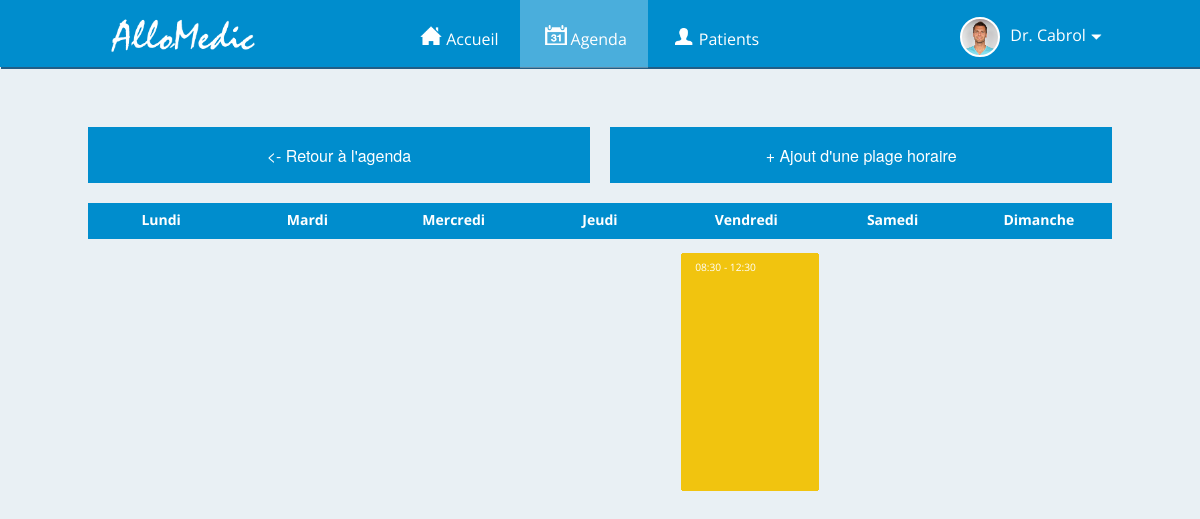
/options.php (signed in), run on the app's committed database.
### tables this page shows
CREATE TABLE `utilisateurs` (
  `id` int(11) NOT NULL AUTO_INCREMENT,
  `type` varchar(5) NOT NULL,
  `nom` varchar(40) NOT NULL,
  `prenom` varchar(40) NOT NULL,
  `sexe` varchar(1) NOT NULL,
  `datenaissance` varchar(10) NOT NULL,
  `tel` varchar(18) NOT NULL,
  `email` varchar(120) NOT NULL,
  `adresse` varchar(256) NOT NULL,
  `motdepasse` varchar(40) NOT NULL,
  `typemed` varchar(256) NOT NULL,
  PRIMARY KEY (`id`)
);

CREATE TABLE `plages` (
  `id` int(11) NOT NULL AUTO_INCREMENT,
  `debut` int(5) NOT NULL,
  `fin` int(5) NOT NULL,
  `jour` varchar(11) NOT NULL,
  `type` varchar(11) NOT NULL,
  `duree` int(3) NOT NULL,
  `idmed` int(11) NOT NULL,
  PRIMARY KEY (`id`)
);

### php/lib.php (the view, shortened to what this page needs)
<?php
	function topp($hd, $dj, $ratio=1.8){
		$hd = mintoh($hd);
		$top=explode(':',$hd);
		$mh=$top[0]*60;
		$min=$mh+$top[1];
		$top=$min-$dj;
		return $top;
	}
	function height($hd, $hf, $ratio=1.8){
		$he= $hf - $hd;
		$he = $he / 60;
		$height = $he * $ratio;
		$height = $height - 2;
		return $height;
	}
	function mintoh($min){
		$h = floor($min / 60);
		$mh = $h * 60;
		$m = $min -$mh;
		if($h<10){$h="0".$h;}
		$heure = $h.":".$m;
		return $heure;
	}
	function afficherPlages($jour,$bdd,$debutj){
		$id=$_SESSION['userid'];
		$heightot = 100;
		$pla = $bdd->query("select * from plages where idmed=$id AND jour='$jour'");
		while($rdvd = $pla->fetch()){
			echo '
			<li class="plage '.$rdvd['type'].'" style="top: '.topp($rdvd['debut'],$debutj,1).'px; height: '.height(($rdvd['debut']*60),($rdvd['fin']*60),1).'px;">
				<span class="heure-rdv">'.mintoh($rdvd['debut']).' - '.mintoh($rdvd['fin']).'</span>
				<div class="modifmenu">
					<button class="modifplage md-trigger" data-modal="modpla" data-hdeb="'.mintoh($rdvd['debut']).'" data-hfin="'.mintoh($rdvd['fin']).'"  data-duree="'.$rdvd['duree'].'" data-type="'.$rdvd['type'].'" data-jour="'.$rdvd['jour'].'" data-id="'.$rdvd['id'].'"><div>modif</div></button>
					<button class="supplage md-trigger" data-modal="suppla"  data-id="'.$rdvd['id'].'"><div>sup</div></button>
				</div>
			</li>';
			$heightot = $heightot + height(($rdvd['debut']*60),($rdvd['fin']*60),1);
		}
		return $heightot;
	}
?>

### includes/header.inc.php (shortened to what this page needs)
<header>
    <div id="header">
	    <div id="logo"><a href="f/..">Allomedic</a></div>
	    <ul id="nav">
	    	<?php
	    	if(count($_SESSION)>0){
		    	if($_SESSION['type']=='med'){
	    	?>
		    <li><a href="f/.." id="home">Accueil</a></li>
		    <li><a href="agenda" id="agenda">Agenda</a></li>
		    <li><a href="patients" id="patients">Patients</a></li>
		    <?php
			    }
			    elseif($_SESSION['type']=='pat'){
				    ?>
		    <li class="navpat"><a href="f/.." id="home">Accueil</a></li>
		    <li class="navpat"><a href="rendez-vous" id="agenda">Rendez-vous</a></li>
		    <li class="navpat"><a href="medecins" id="patients">Médecins</a></li>
				    <?php
			    }
		    ?>
	    </ul>
	    <div id="profil">
	    	<?php
		    	$req = $bdd->query("SELECT * FROM utilisateurs WHERE id='$iduser'");
		    	$req = $req->fetchAll(PDO::FETCH_ASSOC);
	    	if (file_exists("images/avatar/".$iduser.".jpg")) {
	    		echo '<div id="avatar" style="background: url(images/avatar/'.$iduser.'.jpg); background-size: cover;">avatar</div>';
	    	}
		    	if($req[0]['type']=='med'){
			    	echo "Dr. ".$req[0]['nom'];
		    	}
		    	else{
			    	echo $req[0]['prenom']. " " .$req[0]['nom'];
		    	}
	    	?>
	    </div>
	    <?php
		    }
	    ?>
    </div>
</header>

### css/style.css (style rules this page uses)
body { background: #e9f0f4; font-family: 'Open Sans', sans-serif; }
header { width: 100%; height: 67px; background: #008dcd; color: #fff; position: relative; z-index: 10; box-shadow: 1px 2px 0px 0px #225e86; }
#logo { float: left; height: 60px; }
#logo a { color: #FFF; font-weight: bold; text-indent: -9999px; font-size: 2em; width: 300px; padding: 20px; display: block; padding-left: 100px; background: url(../images/logo2.png) left 2px no-repeat; background-size: 200px; }
header #nav { margin: 0 30%; }
header #nav li { list-style: none; padding: 0; margin: 0; }
header #nav li a { color: #fff; padding: 15px 21px; float: left; display: block; }
header #nav li a.active { background: rgba(259,259,259,0.29); color: #fff; }
header #nav li a#home:before { content: ' '; display: inline-block; width: 30px; height: 30px; background: url(../images/nav.png) 0px 6px no-repeat; background-size: cover; }
header #nav li a#agenda:before { content: ' '; display: inline-block; width: 30px; height: 30px; background: url(../images/nav.png) 0px -26px no-repeat; background-size: cover; }
header #nav li a#patients:before { content: ' '; display: inline-block; margin-top: 2px; width: 30px; height: 28px; background: url(../images/nav.png) 0px -58px no-repeat; background-size: cover; }
#content, #header { width: 1024px; margin: 0 auto; }
#header { position: relative; }
#avatar { float: left; height: 40px; width: 40px; background: url(../images/profilwomen.jpg) center top no-repeat; background-size: 40px; border-radius: 30px; border: 2px solid #fff; text-indent: -9999px; margin: -10px 10px 0 0; }
#profil { float: right; height: 40px; margin: 17px 0; padding: 10px; cursor: pointer; }
#profil:after { content: ' '; height: 8px; width: 12px; display: inline-block; background: url(../images/flechebas.png) no-repeat; background-size: 12px 8px; }
#tableagenda tbody tr td ul li { position: absolute; background: #fff; width: 100%; height: 25px; margin-top: 5px; border-radius: 4px; display: block; overflow: hidden; cursor: pointer; }
#tableagenda tbody tr td ul li .heure-rdv { font-size: .64em; margin-left: 14px; min-width: 24px; display: inline-block; }
#tableagenda tbody tr td ul li:last-child { margin-bottom: 50px; }
#tableagenda tbody tr td ul li.plage.rdv { background: #f1c40f; color: #fff; cursor: pointer; }

### data on the page
utilisateurs: nom "Cabrol"
plages: debut "08:30", fin "12:30"
